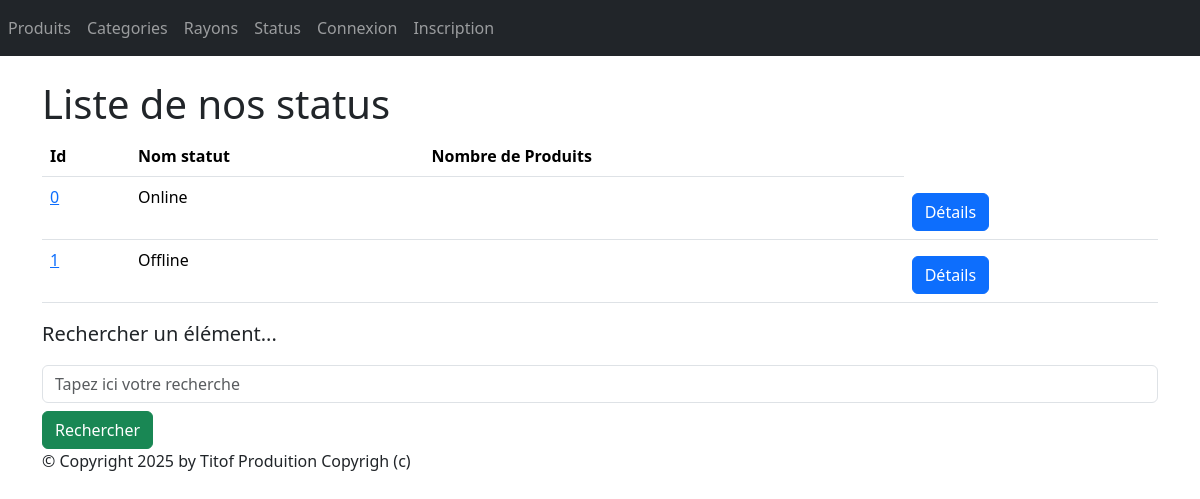
Screenshot of /monApp/list_status with the database file from the repository.
### monApp/models.py (models this page shows, shortened)
class Statut(models.Model):
    idStatus = models.AutoField(primary_key=True)
    libelleStatus = models.CharField(max_length=100)

### monApp/views.py (the view)
def list_status(request):
    status = Statut.objects.all()
    return render(request, "monApp/list_statut.html", {'status': status})

### monApp/templates/monApp/list_statut.html
{%extends "monApp/base.html"%}
{%block contenu%}
<h1>Liste de nos status</h1>
<table class="table">
    <thead>
        <th>Id</th>
        <th>Nom statut</th>
        <th>Nombre de Produits</th>
    </thead>
    <tbody>
        {% for statut in status %}
        <tr>
            <td><a href="{% url 'statut-dtl' statut.idStatus %}">{{ statut.idStatus }}</a></td>
            <td>{{ statut.libelleStatus }} </td>
            <td>{{ statut.nb_produits }} </td>
            <td>
                <a href="{% url 'statut-dtl' statut.idStatus %}" class="btn btn-primary mt-2">Détails</a>
            </td>
        </tr>
        {% endfor %}
    </tbody>
</table>
<p class="lead mb-3 ml-0">Rechercher un élément...</p>
<form method="GET" action="">
    <input class="form-control" type="text" name="search" placeholder="Tapez ici votre recherche"
        value="{{ request.GET.search }}">
    <button type="submit" class="btn btn-success mt-2">Rechercher</button>
</form>
{%endblock%}

### static/styles.css (style rules this page uses)
h1 { color: red; }

### rows the page displays
Statut: idStatus "0", libelleStatus "Online"
Statut: idStatus "1", libelleStatus "Offline"
